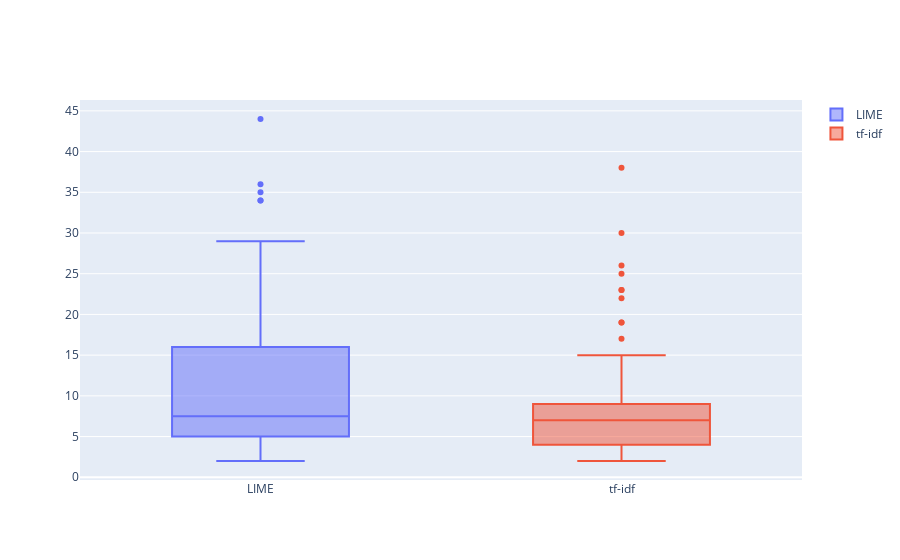

Notebook code cell kept with this figure:
### Code cell
compare_boxplots(lime_k_recall, 
                 baseline_k_recall, 
                 'LIME', 
                 'tf-idf', 
                 use_plotly)

### Figure 1 — Plotly figure (JSON) as saved in the notebook; plotly's stock layout.template omitted (floating-point values rounded to 4 significant figures)
{"data": [{"name": "LIME", "type": "box", "y": [15, 20, 3, 7, 6, 17, 2, 13, 13, 4, 28, 34, 11, 7, 18, 6, 3, 3, 15, 4, 3, 9, 3, 17, 17, 28, 5, 4, 12, 6, 36, 5, 3, 5, 9, 11, 21, 3, 44, 6, 16, 14, 7, 5, 18, 16, 26, 3, 22, 13, 14, 28, 3, 3, 3, 3, 6, 4, 7, 10, 9, 3, 12, 6, 35, 6, 7, 4, 5, 17, 8, 6, 29, 3, 18, 34, 10, 6, 7, 8, 7, 6, 3, 23, 11, 13]}, {"name": "tf-idf", "type": "box", "y": [7, 10, 17, 9, 6, 3, 4, 5, 7, 4, 7, 5, 4, 8, 7, 26, 14, 6, 5, 9, 23, 3, 3, 8, 3, 3, 6, 2, 12, 5, 8, 8, 10, 4, 5, 6, 3, 4, 11, 6, 9, 30, 5, 3, 4, 9, 9, 8, 6, 4, 11, 4, 7, 8, 8, 5, 22, 5, 4, 5, 9, 4, 7, 2, 3, 5, 7, 13, 4, 3, 9, 3, 4, 19, 3, 10, 7, 7, 7, 7, 8, 15, 7, 11, 23, 5, 10, 13, 3, 9, 6, 3, 6, 9, 14, 8, 8, 19, 9, 7, 4, 38, 4, 4, 25, 9, 6, 3, 8, 6, 6, 11]}], "layout": {}}
